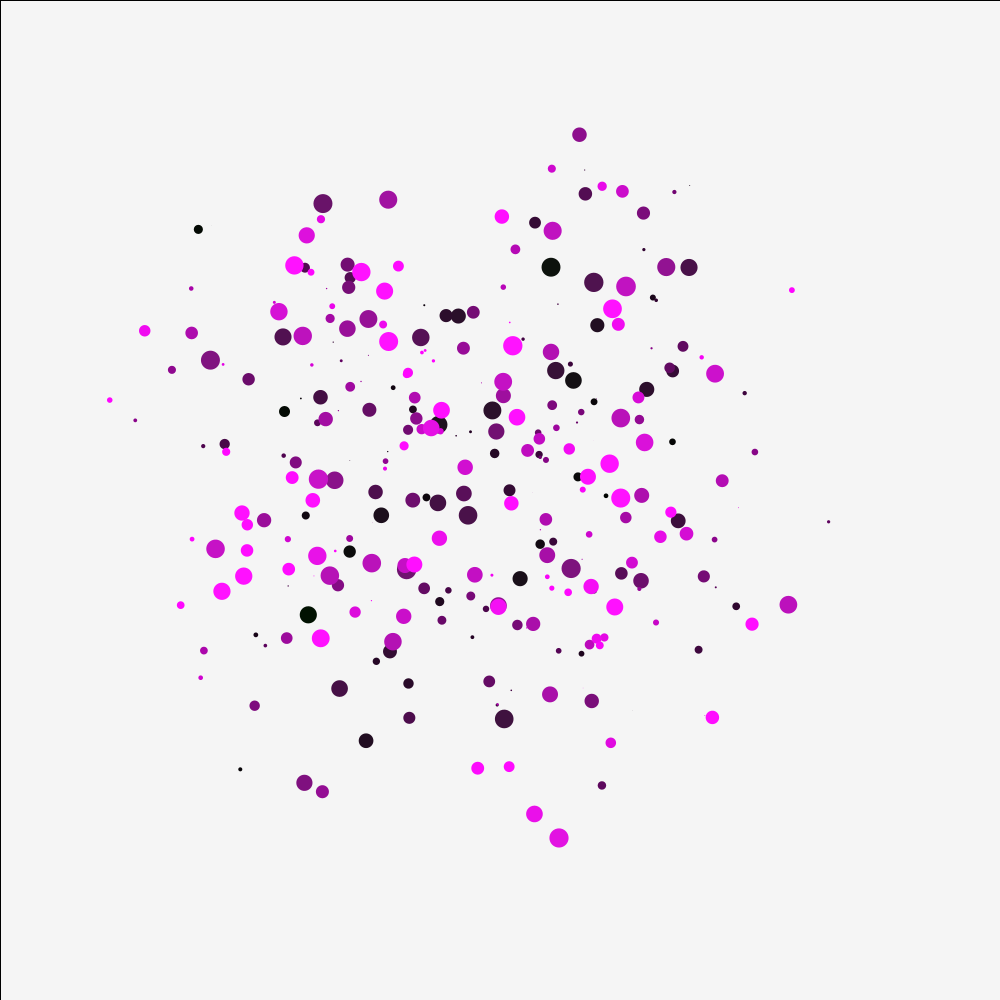
Frame 1 (no input)
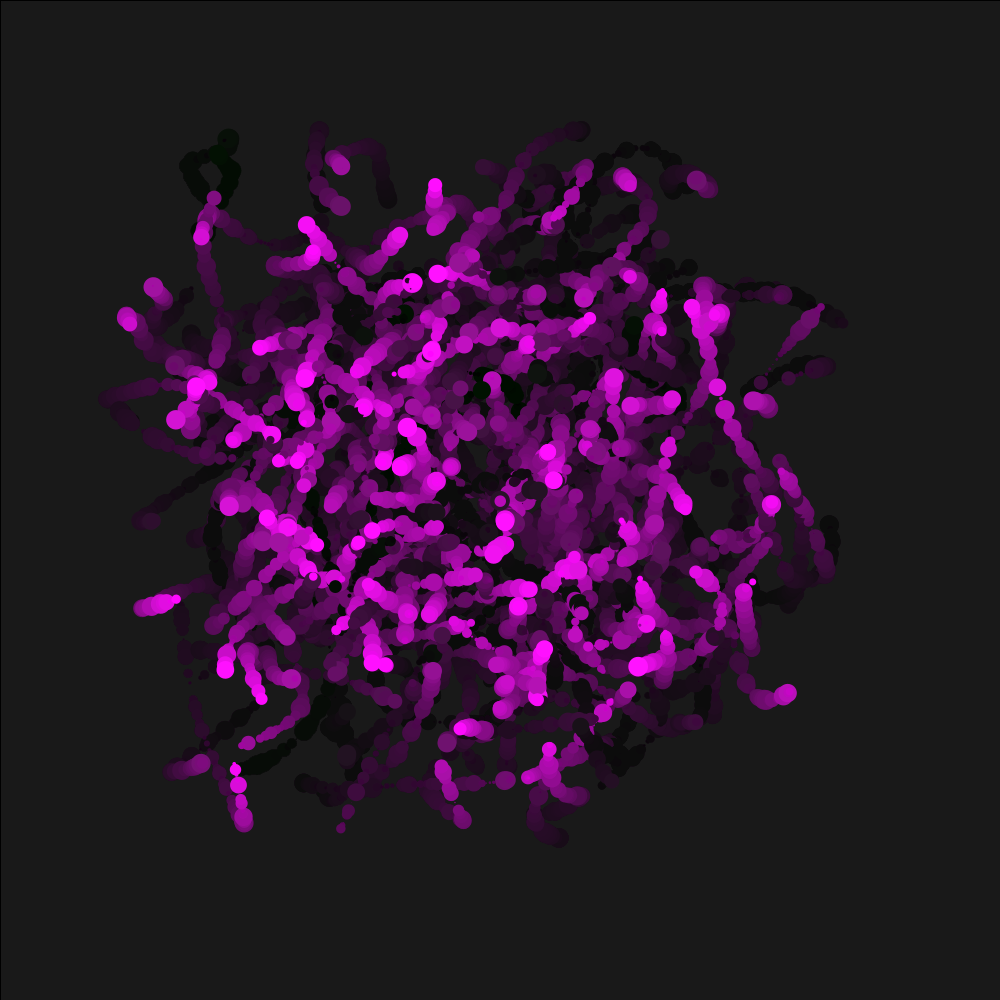
Frame 60 (the mouse pressed at the canvas centre just before this capture)
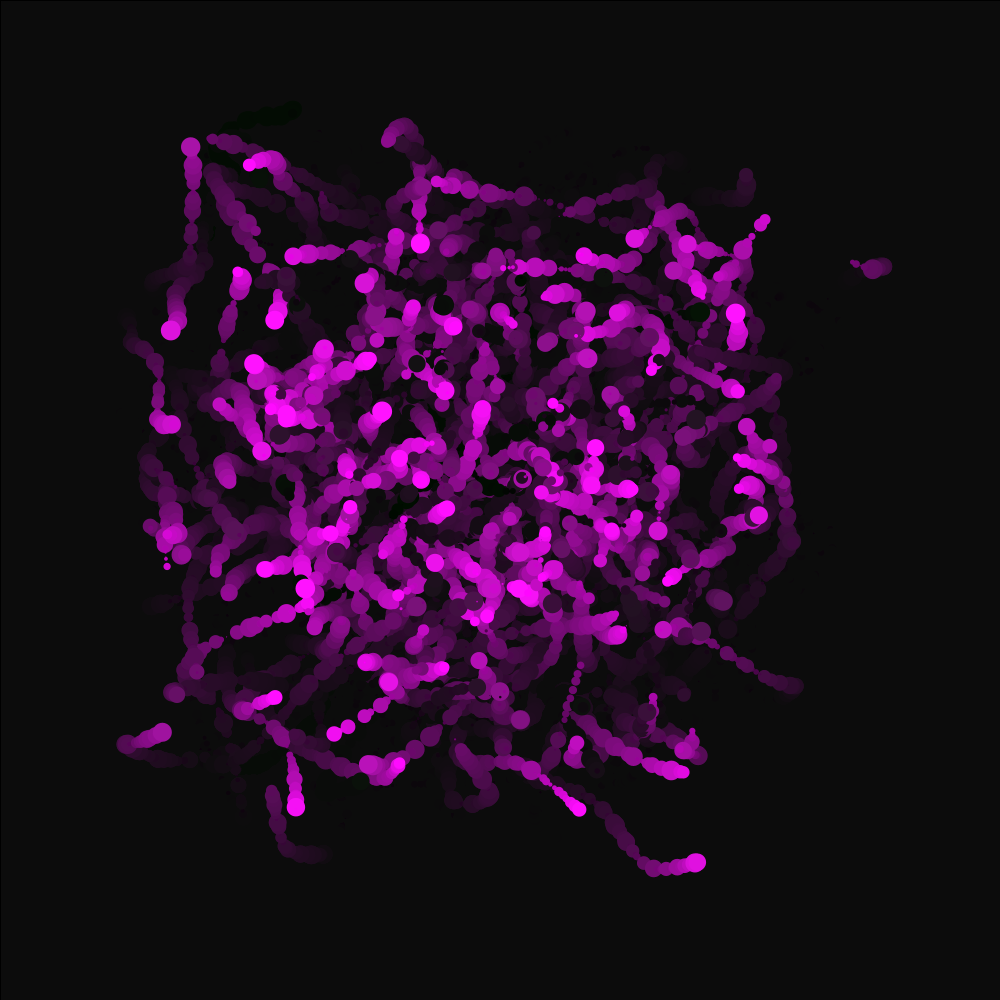
Frame 120 (the mouse held since frame 60 and released just before this capture)

The Processing sketch that drew these frames (run headless with seeded random() and noise(); from frame 60 on, the mouse is pressed at the canvas centre):

// Processing sketch: magicWyrms
// ── magicWyrms.pde
void setup () {
size(1000, 1000);
background(255,255,255);
stroke(0);
}
void draw () {
  float randColor1 = random(255);
  float randColor2 = random(255);
  float randColor3 = random(255);
  makeMagical();
  for(int i = 0;i<300;i++) {
      float randomSize = random(20);
    fill(i,randomSize,i);
    ellipse(getWormX(i),getWormY(i), randomSize,randomSize);
  }
}
float frequency = .005;
float noiseInterval = PI;

void makeMagical() {
     fill( 0, 0, 0, 10 );
     rect(0, 0, width, height);
     noStroke();
}

float getWormX(int i) {
     return map(noise(i*noiseInterval + frameCount * frequency), 0, 1, 0, width);
}

float getWormY(int i) {
     return map(noise(i*noiseInterval+1 + frameCount * frequency), 0, 1, 0, height);
}
